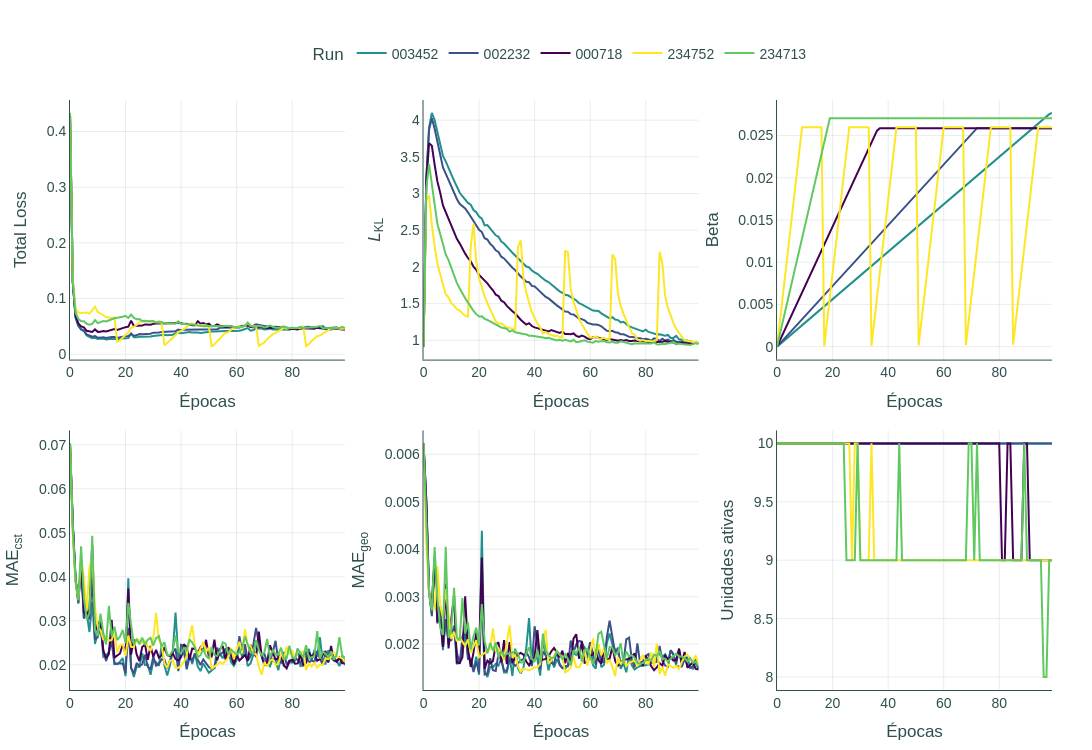

Notebook cell for this chart:
### Code cell
from pathlib import Path
import importlib
import re

import pandas as pd
import plotly.graph_objects as go
from plotly.subplots import make_subplots
import plotly.io._kaleido as plotly_kaleido
import plotly.colors

# Descoberta da raiz do projeto
cwd = Path.cwd()
project_root = cwd
for _ in range(6):
    if (project_root / "data").exists() and (project_root / "src").exists():
        break
    if project_root.parent == project_root:
        break
    project_root = project_root.parent

# Diretório de saída das imagens e dos CSVs
output_dir = project_root / "images"
output_dir.mkdir(parents=True, exist_ok=True)
csv_dir = project_root / "data" / "wandb" / "compression"

# Cores base e grid
slate_dark = "#2F4F4F"
grid_color = "rgba(47, 79, 79, 0.10)"

# Lista de arquivos e respectivos rótulos do eixo Y
arquivos = [
    ("compression_total_loss.csv", "Total Loss"),
    ("compression_kl_loss.csv", "<i>L</i><sub>KL</sub>"),
    ("compression_beta.csv", "Beta"),
    ("compression_val_mae.csv", "MAE<sub>cst</sub>"),
    ("compression_geo_mae.csv", "MAE<sub>geo</sub>"),
    ("compression_active_units.csv", "Unidades ativas")
]

# 1. Identificar todas as runs únicas para criar um gradiente de cores consistente
runs_unicas = set()
dataframes = {}

for arquivo, _ in arquivos:
    csv_path = csv_dir / arquivo
    if csv_path.exists():
        df = pd.read_csv(csv_path)
        dataframes[arquivo] = df
        for col in df.columns:
            if col != "Step" and "__MIN" not in col and "__MAX" not in col:
                match = re.search(r'-(\d+)\s*-', col)
                if match:
                    runs_unicas.add(match.group(1))
                else:
                    runs_unicas.add(col)

runs_unicas = sorted(list(runs_unicas))
num_runs = len(runs_unicas)

# Gerar gradiente de cores estilo W&B (Viridis)
if num_runs > 1:
    escala_cores = plotly.colors.sample_colorscale(
        "Viridis", [i / (num_runs - 1) for i in range(num_runs)]
    )
else:
    escala_cores = [slate_dark]

mapa_cores = dict(zip(runs_unicas, escala_cores))

# 2. Criar a figura com 2 linhas e 3 colunas
fig = make_subplots(rows=2, cols=3, horizontal_spacing=0.08, vertical_spacing=0.12)

runs_na_legenda = set()

# 3. Preencher os subplots
for idx, (arquivo, ylabel) in enumerate(arquivos):
    linha = (idx // 3) + 1
    coluna = (idx % 3) + 1
    
    if arquivo not in dataframes:
        print(f"Arquivo não encontrado: {arquivo}")
        continue
        
    df = dataframes[arquivo]
    
    for col in df.columns:
        if col != "Step" and "__MIN" not in col and "__MAX" not in col:
            match = re.search(r'-(\d+)\s*-', col)
            nome_legenda = match.group(1) if match else col
            
            # Adicionar à legenda apenas se for a primeira vez que a run aparece
            mostrar_legenda = nome_legenda not in runs_na_legenda
            if mostrar_legenda:
                runs_na_legenda.add(nome_legenda)
                
            fig.add_trace(
                go.Scatter(
                    x=df["Step"], 
                    y=df[col], 
                    mode="lines", 
                    name=nome_legenda,
                    line=dict(color=mapa_cores.get(nome_legenda, "#000"), width=2),
                    showlegend=mostrar_legenda,
                    legendgroup=nome_legenda
                ),
                row=linha, col=coluna
            )
            
    # Configuração do eixo X para o subplot atual
    fig.update_xaxes(
        title=dict(text="Épocas"),
        showline=True,
        linewidth=1,
        linecolor=slate_dark,
        gridcolor=grid_color,
        zeroline=False,
        row=linha, col=coluna
    )
    
    # Configuração do eixo Y para o subplot atual
    fig.update_yaxes(
        title=dict(text=ylabel),
        showline=True,
        linewidth=1,
        linecolor=slate_dark,
        gridcolor=grid_color,
        zeroline=False,
        row=linha, col=coluna
    )

# 4. Ajustes finais de layout (sem título global e com legenda unificada)
fig.update_layout(
    template="plotly_white",
    width=1400,
    height=750,
    font=dict(family="Arial", size=14, color=slate_dark),
    legend=dict(
        orientation="h", 
        yanchor="bottom", 
        y=1.05, 
        xanchor="center", 
        x=0.5, 
        title="Run"
    ),
    margin=dict(l=60, r=40, t=100, b=60),
    plot_bgcolor="white",
    paper_bgcolor="white",
)

# 5. Salvar e exibir a imagem unificada
output_path = output_dir / "compression_combined_metrics.png"

importlib.reload(plotly_kaleido)
fig.write_image(output_path, width=1400, height=750, scale=300 / 96)
print(f"Imagem unificada salva em: {output_path}")

fig.show()
